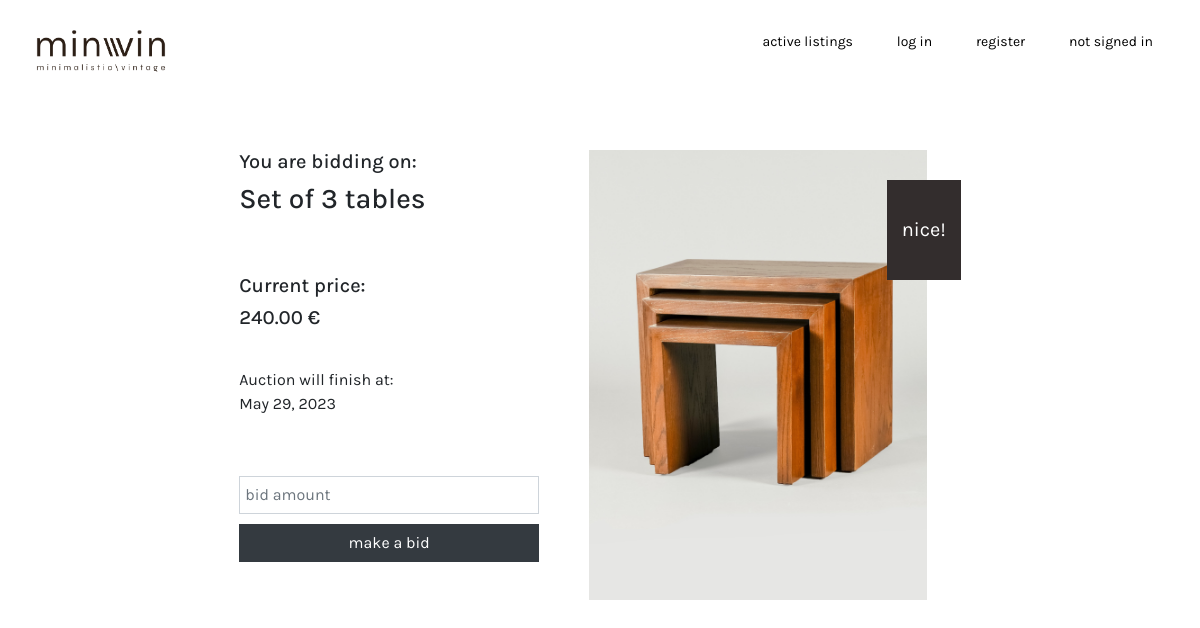
The app's page /bid/2 with its own data.
### auctions/models.py (models this page shows, shortened)
class Listing(models.Model):
    categories=[
        ("CH","chairs"),
        ("CA","cabinets"),
        ("SO","sofas"),
        ("TA","tables"),
        ("DE","decor"),
        ("OT","others")
    ]
    id          = models.AutoField(primary_key=True)
    title       = models.CharField(max_length=64)
    description = models.CharField(max_length=280)
    price       = models.DecimalField(max_digits=7, decimal_places=2)
    category    = models.CharField(max_length=10, choices=categories, default="others")
    status      = models.BooleanField(default="True")
    photo       = models.ImageField(
        upload_to='images_uploaded',
        height_field=None,
        width_field=None,
        default='auctions/static/images/01.jpg'
        )
    owner       = models.ForeignKey(User, on_delete=models.CASCADE, related_name='owner', null=True)
    date        = models.DateField(default=(2023-10-20))
    bidder      = models.CharField(max_length=64, default="no one has made a bit yet.")

### auctions/views.py (the view, shortened to what this page needs)
# urls.py: path("bid/<int:listing_id>", views.bid, name="bid"),
def bid(request, listing_id):
    listing=Listing.objects.get(id=listing_id)
    if request.method == "GET":
        return render(request, "auctions/bid.html",{
            "listing": listing
            })

### auctions/templates/auctions/bid.html (shortened to what this page needs)
{% extends "auctions/layout.html" %}
{% block body %}
    <div class="d-flex justify-content-center" style="margin-top: 50px">
        <div class="d-flex flex-column align-items-left" style="margin-right: 50px">
                <div style="margin-bottom: 50px">
                    <h5>You are bidding on: </h5>
                    <h3>{{listing.title}}</h3>
                </div>
                <div>
                    <h5>Current price:</h5>
                    <h5>{{listing.price}} €</h5>
                </div>
                <div style="margin-top: 30px">
                    Auction will finish at:<br>
                    {{listing.date}}
                </div>
                <div style="margin-top: 60px">
                    {% if listing.status %}
                    <form action="{% url 'bid' listing_id=listing.id %}" method="post">
                        <div class="form-group" style="width: 300px;">
                            <input class="form-control" type="number" name="bid_amount" placeholder="bid amount">
                            <input class="btn btn-dark" type="submit" value="make a bid" style="width: 300px;">
                        </div>
                    </form>
                    {% else %}
                    sold
                    {% endif %}
                </div>
        </div>
        <img src="{{ listing.photo.url }}" alt="Listing photo" width="375" height="450">
        <div class="container" style="height:100px; width:100px; background-color: #332D2D; vertical-align: middle; margin-left: -40px; margin-top: 30px;">
            <p style="color: white; text-align:center; font-size: 20px; margin-top: 35px;">nice!</p>
        </div>
    </div>
{% endblock %}

### auctions/static/auctions/styles.css (style rules this page uses)
body { font-family: "Karla", "Arial", sans-serif; background-color: white; align-items: center; justify-content: center; padding-top: 100px; padding-bottom: 50px; padding-right: 300px; padding-left: 300px; }
.form-control { margin-bottom: 10px; border-radius: 0rem; padding: 5px; }
.btn-dark { border-radius: 0rem; }

### records on screen
Listing: title "Set of 3 tables", price "240.00", date "May 29, 2023", photo (picture)
